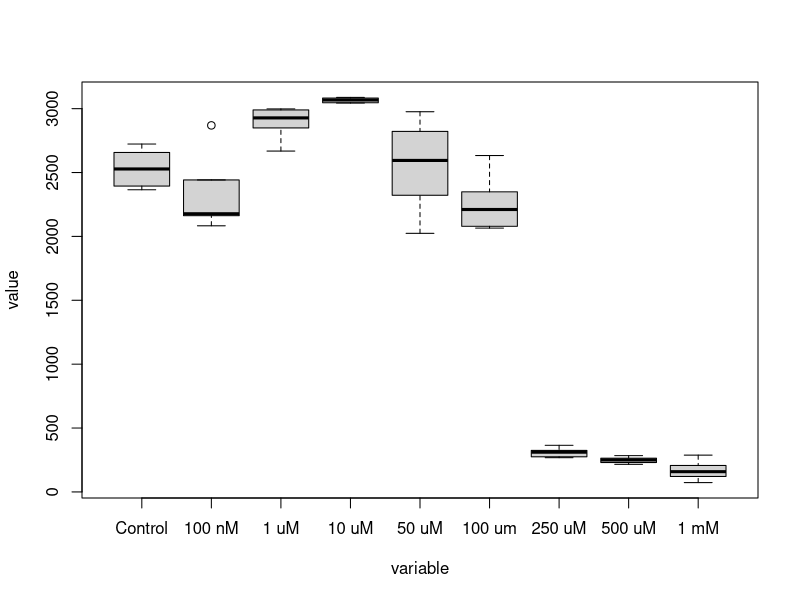
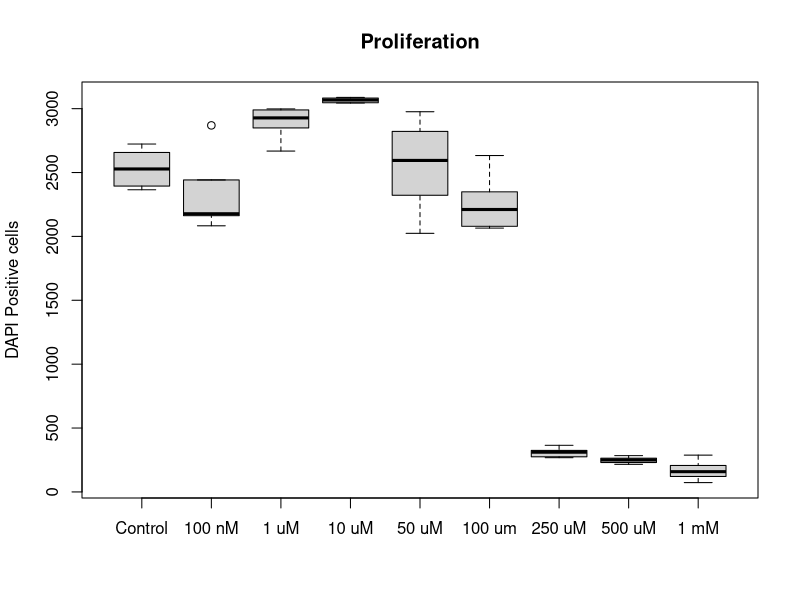
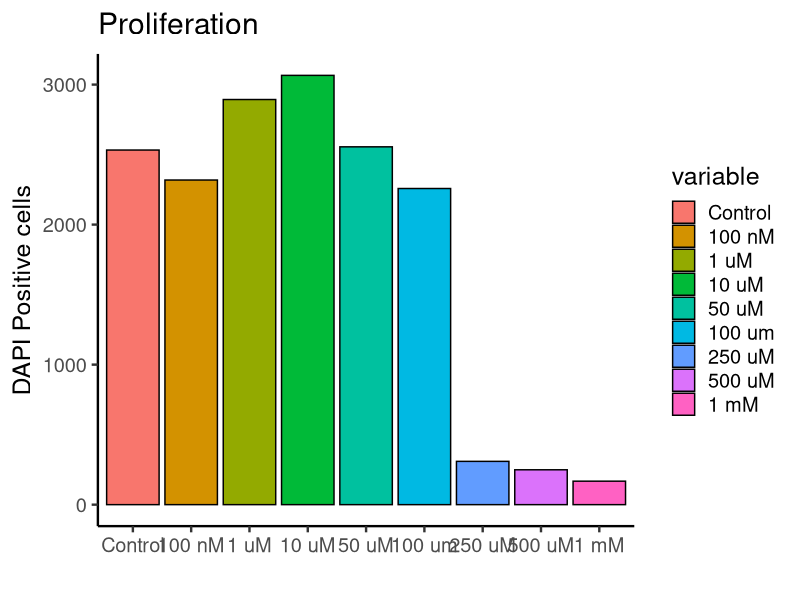
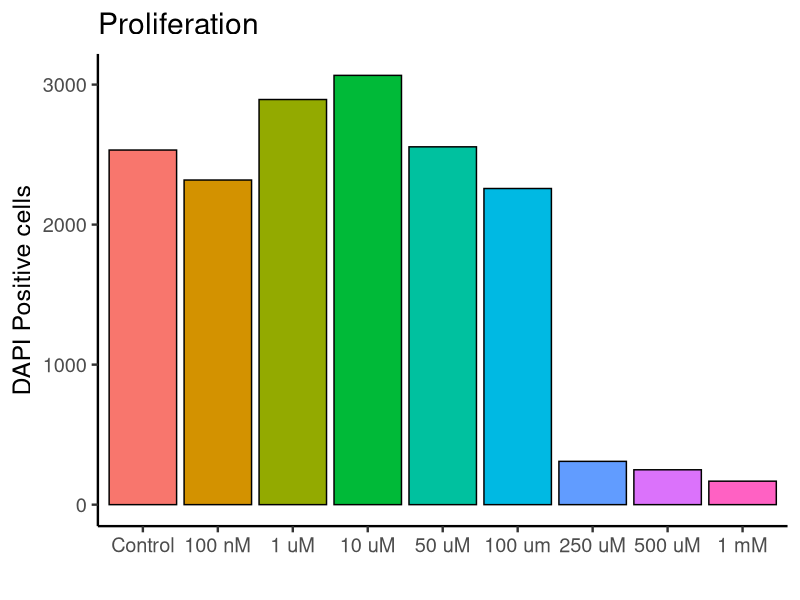
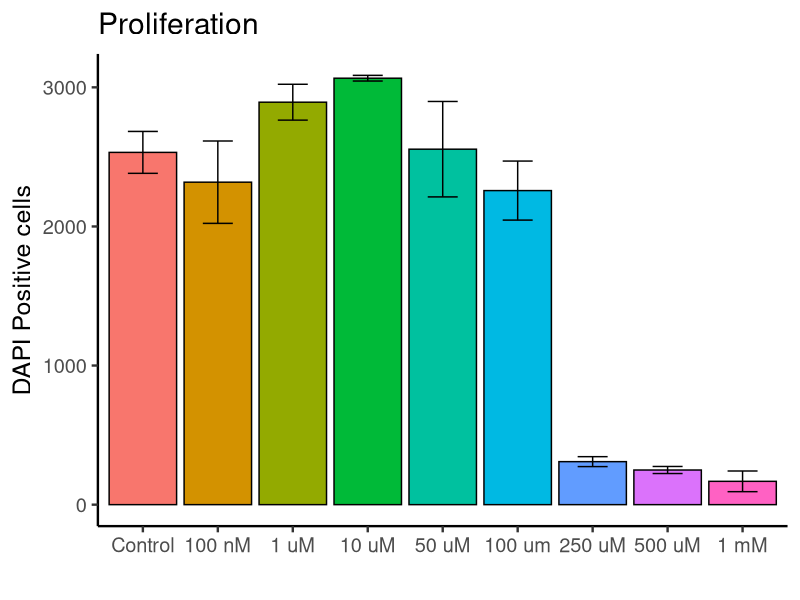
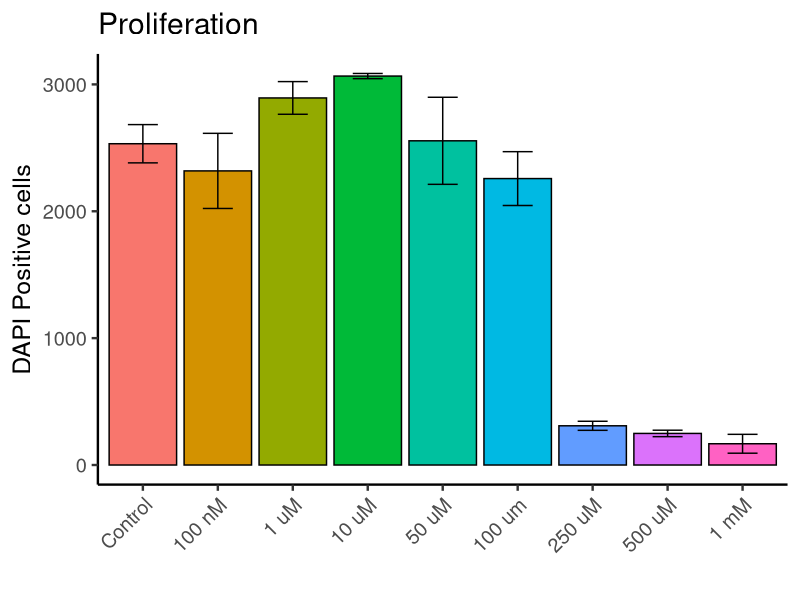

Generate these figures, in order, with R:
## ---- chunk 1
# Once per machine
#install.packages("forcats") 	# <1>

# Every R session
library(forcats) 							# <2>
## ---- chunk 2
# Import dataset
dat <- read.csv("../data/proliferation.csv")

# head shows the top 6 rows of a data frame
head(dat)

# summary shows ranges and types per column
summary(dat)
## ---- chunk 3
# Make variable column into factor (categorical)
# forcats::fct_inorder makes the categorices of the column the order they appear
dat$variable <- fct_inorder(dat$variable)

# Plot time!
plot(dat)
## ---- chunk 4
# main = title
# ylab = text on y-axis
# xlab = text on x-asis
plot(dat, main = "Proliferation", ylab = "DAPI Positive cells", xlab = "")
## ---- chunk 5
# Ones per machine
#install.packages("ggplot2")

# Every R sessoin
library(ggplot2)

ggplot(dat, aes(x = variable, y = value, fill = variable)) + 	# <1>
  geom_bar(fun = "mean", stat = "summary", color = "black") + # <2>
  theme_classic(base_size = 18) + 														# <3>
  labs( 																											# <4>
    title = "Proliferation",
    x = "",
    y = "DAPI Positive cells")
## ---- chunk 6
ggplot(dat, aes(x = variable, y = value, fill = variable)) +
  geom_bar(fun = "mean", stat = "summary", color = "black") +
  theme_classic(base_size = 18) +
  theme(legend.position = "none") + # default: legend.position = "right" # <1>
  labs(
    title = "Proliferation",
    x = "",
    y = "DAPI Positive cells")
## ---- chunk 7
ggplot(dat, aes(x = variable, y = value, fill = variable)) +
  geom_bar(fun = "mean", stat = "summary", color = "black") +
  geom_errorbar(
  	stat = "summary",
    fun.min = function(x) mean(x) - sd(x),  # <1>
    fun.max = function(x) mean(x) + sd(x),  # <2>
    width = 0.4) +                          # <3> 
  theme_classic(base_size = 18) +
  theme(legend.position = "none") +
  labs(
    title = "Proliferation",
    x = "",
    y = "DAPI Positive cells")
## ---- chunk 8
ggplot(dat, aes(x = variable, y = value, fill = variable)) +
  geom_bar(fun = "mean", stat = "summary", color = "black") +
  geom_errorbar(
  	stat = "summary",
    fun.min = function(x) mean(x) - sd(x),
    fun.max = function(x) mean(x) + sd(x),
    width = 0.4) + 
  theme_classic(base_size = 18) +
  
  theme(
  	legend.position = "none",
  	axis.text.x = element_text(angle = 45, hjust = 1)) + # hjust = right-justifed
  
  labs(
    title = "Proliferation",
    x = "",
    y = "DAPI Positive cells")
## ---- chunk 9
# Check group sizes
table(dat$variable)
## ---- chunk 10

